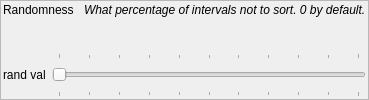
              <widget class="QFrame" name="f_param_random">
               <property name="frameShape">
                <enum>QFrame::StyledPanel</enum>
               </property>
               <property name="frameShadow">
                <enum>QFrame::Raised</enum>
               </property>
               <layout class="QVBoxLayout" name="verticalLayout_4">
                <property name="leftMargin">
                 <number>2</number>
                </property>
                <property name="topMargin">
                 <number>2</number>
                </property>
                <property name="rightMargin">
                 <number>2</number>
                </property>
                <property name="bottomMargin">
                 <number>2</number>
                </property>
                <item>
                 <layout class="QHBoxLayout" name="hl_param_randomness_t">
                  <property name="spacing">
                   <number>10</number>
                  </property>
                  <item>
                   <widget class="QLabel" name="t_param_randomness">
                    <property name="text">
                     <string>Randomness</string>
                    </property>
                    <property name="alignment">
                     <set>Qt::AlignLeading|Qt::AlignLeft|Qt::AlignTop</set>
                    </property>
                   </widget>
                  </item>
                  <item>
                   <widget class="QLabel" name="t_param_randomness_desc">
                    <property name="sizePolicy">
                     <sizepolicy hsizetype="MinimumExpanding" vsizetype="Preferred">
                      <horstretch>0</horstretch>
                      <verstretch>0</verstretch>
                     </sizepolicy>
                    </property>
                    <property name="font">
                     <font>
                      <italic>true</italic>
                     </font>
                    </property>
                    <property name="text">
                     <string>What percentage of intervals not to sort. 0 by default.</string>
                    </property>
                    <property name="alignment">
                     <set>Qt::AlignLeading|Qt::AlignLeft|Qt::AlignTop</set>
                    </property>
                   </widget>
                  </item>
                 </layout>
                </item>
                <item>
                 <layout class="QHBoxLayout" name="hl_param_randomness_b">
                  <item>
                   <widget class="QLabel" name="t_param_randomness_value">
                    <property name="text">
                     <string>rand val</string>
                    </property>
                   </widget>
                  </item>
                  <item>
                   <widget class="QSlider" name="slider_param_randomness">
                    <property name="sizePolicy">
                     <sizepolicy hsizetype="Expanding" vsizetype="Preferred">
                      <horstretch>0</horstretch>
                      <verstretch>0</verstretch>
                     </sizepolicy>
                    </property>
                    <property name="maximum">
                     <number>100</number>
                    </property>
                    <property name="value">
                     <number>0</number>
                    </property>
                    <property name="orientation">
                     <enum>Qt::Horizontal</enum>
                    </property>
                    <property name="tickPosition">
                     <enum>QSlider::TicksBothSides</enum>
                    </property>
                    <property name="tickInterval">
                     <number>10</number>
                    </property>
                   </widget>
                  </item>
                 </layout>
                </item>
               </layout>
              </widget>
